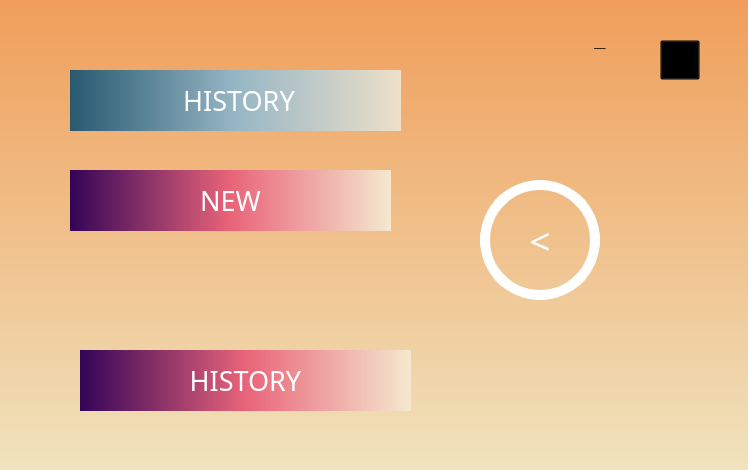
<?xml version="1.0" encoding="UTF-8"?>
<ui version="4.0">
 <class>Form</class>
 <widget class="QWidget" name="Form">
  <property name="geometry">
   <rect>
    <x>0</x>
    <y>0</y>
    <width>748</width>
    <height>470</height>
   </rect>
  </property>
  <property name="font">
   <font>
    <family>Arial</family>
    <weight>75</weight>
    <bold>true</bold>
   </font>
  </property>
  <property name="windowTitle">
   <string>Form</string>
  </property>
  <property name="styleSheet">
   <string notr="true">background-color: qlineargradient(spread:pad, x1:0, y1:0, x2:0, y2:1, stop:0 rgba(240, 158, 90, 255), stop:1 rgba(240, 227, 189, 255));</string>
  </property>
  <widget class="QPushButton" name="check_invoice_button">
   <property name="geometry">
    <rect>
     <x>70</x>
     <y>70</y>
     <width>331</width>
     <height>61</height>
    </rect>
   </property>
   <property name="font">
    <font>
     <family>Tw Cen MT Condensed Extra Bold</family>
     <pointsize>20</pointsize>
     <weight>50</weight>
     <bold>false</bold>
    </font>
   </property>
   <property name="mouseTracking">
    <bool>false</bool>
   </property>
   <property name="styleSheet">
    <string notr="true">border-radius:75px;
border:0px;
background-color: qlineargradient(spread:pad, x1:0, y1:0, x2:1, y2:0, stop:0 #285970 , stop:0.5 #96B6C5, stop:1 #EEE0C9);
color:white;
</string>
   </property>
   <property name="text">
    <string> HISTORY</string>
   </property>
  </widget>
  <widget class="QPushButton" name="check_salary_button">
   <property name="geometry">
    <rect>
     <x>80</x>
     <y>350</y>
     <width>331</width>
     <height>61</height>
    </rect>
   </property>
   <property name="font">
    <font>
     <family>Tw Cen MT Condensed Extra Bold</family>
     <pointsize>20</pointsize>
     <weight>50</weight>
     <bold>false</bold>
    </font>
   </property>
   <property name="styleSheet">
    <string notr="true">border-radius:75px;
border:0px;
background-color: qlineargradient(spread:pad, x1:0, y1:0, x2:1, y2:0, stop:0 #330458 , stop:0.5 #E96479, stop:1 #F5E9CF);
color:white;
</string>
   </property>
   <property name="text">
    <string>HISTORY</string>
   </property>
  </widget>
  <widget class="QPushButton" name="add_salary_button">
   <property name="geometry">
    <rect>
     <x>70</x>
     <y>170</y>
     <width>321</width>
     <height>61</height>
    </rect>
   </property>
   <property name="font">
    <font>
     <family>Tw Cen MT Condensed Extra Bold</family>
     <pointsize>20</pointsize>
     <weight>50</weight>
     <bold>false</bold>
    </font>
   </property>
   <property name="styleSheet">
    <string notr="true">border-radius:75px;
border:0px;
background-color: qlineargradient(spread:pad, x1:0, y1:0, x2:1, y2:0, stop:0 #330458 , stop:0.5 #E96479, stop:1 #F5E9CF);
color:white;
</string>
   </property>
   <property name="text">
    <string>NEW</string>
   </property>
  </widget>
  <widget class="QLabel" name="home_bg">
   <property name="geometry">
    <rect>
     <x>50</x>
     <y>50</y>
     <width>101</width>
     <height>91</height>
    </rect>
   </property>
   <property name="styleSheet">
    <string notr="true">background-color:transparent;</string>
   </property>
   <property name="text">
    <string/>
   </property>
  </widget>
  <widget class="QLabel" name="invoice_bg">
   <property name="geometry">
    <rect>
     <x>270</x>
     <y>90</y>
     <width>131</width>
     <height>111</height>
    </rect>
   </property>
   <property name="styleSheet">
    <string notr="true">background-color:transparent;</string>
   </property>
   <property name="text">
    <string/>
   </property>
  </widget>
  <widget class="QLabel" name="salary_bg">
   <property name="geometry">
    <rect>
     <x>490</x>
     <y>90</y>
     <width>141</width>
     <height>111</height>
    </rect>
   </property>
   <property name="styleSheet">
    <string notr="true">background-color:transparent;</string>
   </property>
   <property name="text">
    <string/>
   </property>
  </widget>
  <widget class="QPushButton" name="close_button">
   <property name="geometry">
    <rect>
     <x>660</x>
     <y>40</y>
     <width>40</width>
     <height>40</height>
    </rect>
   </property>
   <property name="styleSheet">
    <string notr="true">background-color:transparent;
color:black;
font:Bold;
font-size:25px;
padding:0px</string>
   </property>
   <property name="text">
    <string>X</string>
   </property>
  </widget>
  <widget class="QPushButton" name="minimize_button">
   <property name="geometry">
    <rect>
     <x>580</x>
     <y>20</y>
     <width>40</width>
     <height>40</height>
    </rect>
   </property>
   <property name="styleSheet">
    <string notr="true">border: 0;
background-color:transparent;
color:black;
font:Bold;
font-size:20px;
padding-bottom:2px</string>
   </property>
   <property name="text">
    <string>_</string>
   </property>
  </widget>
  <widget class="QPushButton" name="prev_page_button">
   <property name="geometry">
    <rect>
     <x>480</x>
     <y>180</y>
     <width>120</width>
     <height>120</height>
    </rect>
   </property>
   <property name="font">
    <font>
     <family>Tw Cen MT Condensed Extra Bold</family>
     <pointsize>28</pointsize>
     <weight>50</weight>
     <bold>false</bold>
    </font>
   </property>
   <property name="styleSheet">
    <string notr="true">border-radius:60px;
color:white;
border:10px solid white;
background-color:transparent;
</string>
   </property>
   <property name="text">
    <string>&lt;</string>
   </property>
  </widget>
  <zorder>home_bg</zorder>
  <zorder>salary_bg</zorder>
  <zorder>invoice_bg</zorder>
  <zorder>check_invoice_button</zorder>
  <zorder>add_salary_button</zorder>
  <zorder>check_salary_button</zorder>
  <zorder>close_button</zorder>
  <zorder>minimize_button</zorder>
  <zorder>prev_page_button</zorder>
 </widget>
 <resources>
  <include location="photo_file.qrc"/>
 </resources>
 <connections/>
</ui>
